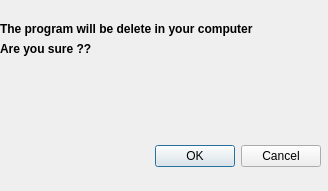
<?xml version="1.0" encoding="UTF-8"?>
<ui version="4.0">
 <class>Dialog</class>
 <widget class="QDialog" name="Dialog">
  <property name="geometry">
   <rect>
    <x>0</x>
    <y>0</y>
    <width>328</width>
    <height>191</height>
   </rect>
  </property>
  <property name="windowTitle">
   <string>Dialog</string>
  </property>
  <property name="styleSheet">
   <string notr="true"/>
  </property>
  <widget class="QDialogButtonBox" name="buttonBox">
   <property name="geometry">
    <rect>
     <x>140</x>
     <y>140</y>
     <width>181</width>
     <height>32</height>
    </rect>
   </property>
   <property name="orientation">
    <enum>Qt::Horizontal</enum>
   </property>
   <property name="standardButtons">
    <set>QDialogButtonBox::Cancel|QDialogButtonBox::Ok</set>
   </property>
  </widget>
  <widget class="QLabel" name="label_3">
   <property name="geometry">
    <rect>
     <x>0</x>
     <y>20</y>
     <width>321</width>
     <height>17</height>
    </rect>
   </property>
   <property name="styleSheet">
    <string notr="true">QLabel {
	font-weight: bold;
	color: black;
}</string>
   </property>
   <property name="text">
    <string>The program will be delete in your computer</string>
   </property>
  </widget>
  <widget class="QLabel" name="label_4">
   <property name="geometry">
    <rect>
     <x>0</x>
     <y>40</y>
     <width>311</width>
     <height>17</height>
    </rect>
   </property>
   <property name="styleSheet">
    <string notr="true">QLabel {
	font-weight: bold;
	color: black;
}</string>
   </property>
   <property name="text">
    <string>Are you sure ??</string>
   </property>
  </widget>
 </widget>
 <resources/>
 <connections>
  <connection>
   <sender>buttonBox</sender>
   <signal>accepted()</signal>
   <receiver>Dialog</receiver>
   <slot>accept()</slot>
   <hints>
    <hint type="sourcelabel">
     <x>248</x>
     <y>254</y>
    </hint>
    <hint type="destinationlabel">
     <x>157</x>
     <y>274</y>
    </hint>
   </hints>
  </connection>
  <connection>
   <sender>buttonBox</sender>
   <signal>rejected()</signal>
   <receiver>Dialog</receiver>
   <slot>reject()</slot>
   <hints>
    <hint type="sourcelabel">
     <x>316</x>
     <y>260</y>
    </hint>
    <hint type="destinationlabel">
     <x>286</x>
     <y>274</y>
    </hint>
   </hints>
  </connection>
 </connections>
</ui>
